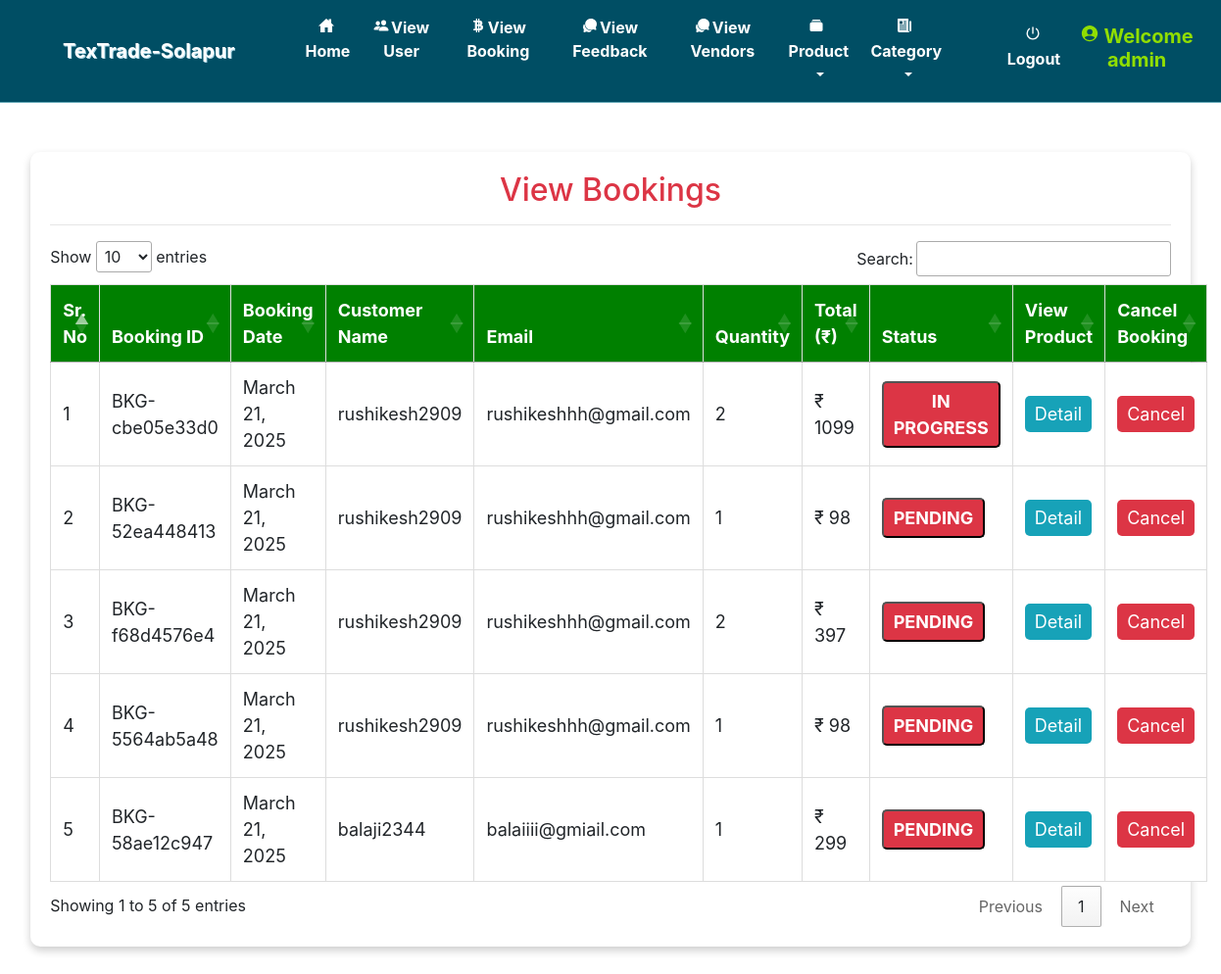
The page /admin_viewBooking (signed in) on the database as committed earlier.
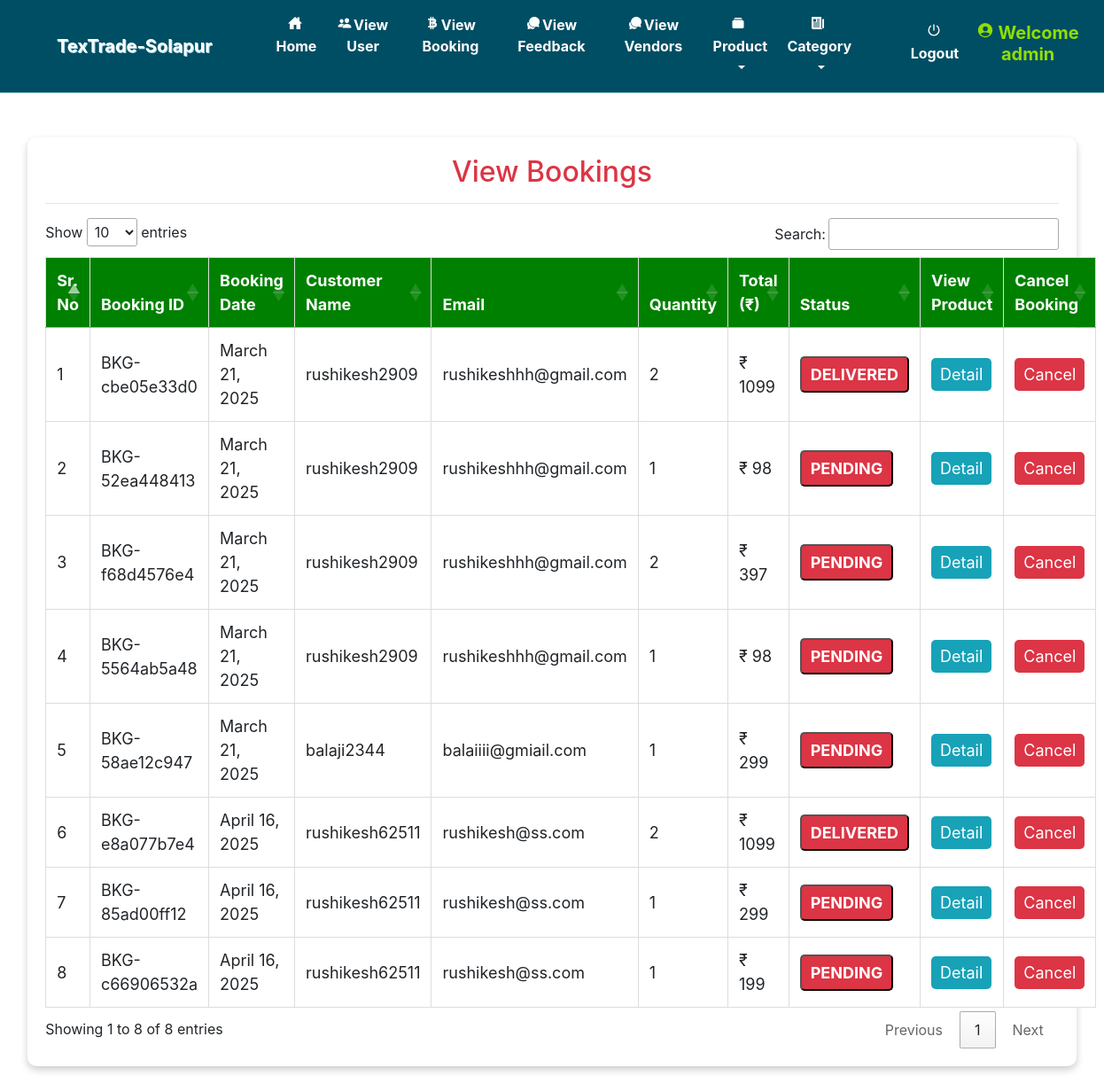
The same page on the database as committed later.
### grocery/models.py (models this page shows, shortened)
class Booking(models.Model):
    status = models.ForeignKey(Status, on_delete=models.CASCADE, null=True)
    profile = models.ForeignKey(Profile, on_delete=models.CASCADE, null=True)
    booking_id = models.CharField(max_length=200, unique=True, blank=True)
    quantity = models.IntegerField(null=True)
    book_date = models.CharField(max_length=30, null=True)
    total = models.IntegerField(null=True)
    payment = models.ForeignKey(Payment, on_delete=models.SET_NULL, null=True, blank=True)
    products = models.ManyToManyField(Product)  # ✅ Store ordered products

class Profile(models.Model):
    id = models.AutoField(primary_key=True)
    user = models.OneToOneField(User, on_delete=models.CASCADE, null=True)
    dob = models.DateField(null=True)
    city = models.CharField(max_length=30, null=True)
    address = models.CharField(max_length=50, null=True)
    contact = models.CharField(max_length=10, null=True)
    image = models.FileField(upload_to='images/', null=True)
    role = models.CharField(
        max_length=20,
        choices=[('user', 'User'), ('vendor', 'Vendor'), ('admin', 'Admin')],
        default='user'  # Default role is 'user'
    )

class Status(models.Model):
    name = models.CharField(max_length=20, null=True)

### grocery/views.py (the view)
# urls.py: path('admin_viewBooking', Admin_View_Booking, name='admin_viewBooking'),
def Admin_View_Booking(request):
    if not request.user.is_authenticated:
        return redirect('login_admin')
    book = Booking.objects.all()
    d = {'book': book}
    return render(request, 'admin_viewBokking.html', d)

### grocery/templates/admin_viewBokking.html (shortened to what this page needs)
{% extends 'navigation.html' %}
{% block body %}
{% load static %}
<div class="container table-container">
  <center><h2 class="text-danger">View Bookings</h2></center>
  <hr>
  <table class="table table-bordered" id="myTable">
    <thead>
      <tr>
        <th>Sr. No</th>
        <th>Booking ID</th>
        <th>Booking Date</th>
        <th>Customer Name</th>
        <th>Email</th>
        <th>Quantity</th>
        <th>Total (₹)</th>
        <th>Status</th>
        <th>View Product</th>
        <th>Cancel Booking</th>
      </tr>
    </thead>
    <tbody>
      {% for i in book %}
      <tr>
        <td>{{ forloop.counter }}</td>
        <td>{{ i.booking_id }}</td>
        <td>{{ i.book_date }}</td>
        <td>{{ i.profile.user.username }}</td>
        <td>{{ i.profile.user.email }}</td>
        <td>{{ i.quantity }}</td>
        <td>₹ {{ i.total }}</td>
        <td>
          <a href="{% url 'Edit_status' i.booking_id i.id %}">
            <button class="btn-status
              {% if i.status.name == 'Pending' %} status-pending
              {% elif i.status.name == 'Completed' %} status-completed
              {% else %} status-cancelled {% endif %}">
              {{ i.status.name }}
            </button>
          </a>
        </td>
        <td>
          <a href="{% url 'admin_booking_detail' i.booking_id i.id i.profile.user.id %}">
            <button class="btn-action btn-view">Detail</button>
          </a>
        </td>
        <td>
          <a href="{% url 'delete_admin_booking' i.booking_id i.id %}"
             onclick="return confirm('Are you sure you want to cancel this booking?')">
            <button class="btn-action btn-cancel">Cancel</button>
          </a>
        </td>
      </tr>
      {% endfor %}
    </tbody>
  </table>
</div>
{% endblock %}

### grocery/templates/navigation.html (shortened to what this page needs)
<!DOCTYPE html>
<html lang="en">
<head>
    {% load static %}
     <link rel="stylesheet" href="https://maxcdn.bootstrapcdn.com/bootstrap/4.0.0/css/bootstrap.min.css">
  <link rel = stylesheet href = "//cdn.datatables.net/1.10.19/css/jquery.dataTables.min.css">
<link rel="stylesheet" href="https://cdnjs.cloudflare.com/ajax/libs/font-awesome/4.7.0/css/font-awesome.min.css">
</head>
<body style="background-color:white">
  <nav class="navbar navbar-expand-sm" style = "background-color : #004E64 ; border-bottom:1px solid #67A9B8">
  <a class="navbar-brand pl-5" href="#" style="color:white ; font-weight : bold" >TexTrade-Solapur</a>
<div class="collapse navbar-collapse" id="collapsibleNavbar">
  <ul class="navbar-nav pl-5 text-center">
    {% if request.user.is_superuser %}
    <li class="nav-item">
      <a class="nav-link" href="{% url 'admin_home' %}" style="color:white"><ion-icon style="margin-right:2px" name="home-sharp"></ion-icon>Home</a>
    </li>
    <li class="nav-item">
      <a class="nav-link" href="{% url 'view_user' %}" style="color:white"><ion-icon style="margin-right:2px" name="people"></ion-icon>View User</a>
    </li>
      <li class="nav-item">
      <a class="nav-link" href="{% url 'admin_viewBooking' %}" style="color:white"><ion-icon style="margin-right:2px" name="logo-bitcoin"></ion-icon>View Booking</a>
    </li>
<li class="nav-item">
      <a class="nav-link" href="{% url 'view_feedback' %}" style="color:white"><ion-icon style="margin-right:2px" name="chatbubbles"></ion-icon>View Feedback</a>
    </li>
      <li class="nav-item">
      <a class="nav-link" href="{% url 'view_vendors' %}" style="color:white"><ion-icon style="margin-right:2px" name="chatbubbles"></ion-icon>View Vendors</a>
      </li>
    <li class="nav-item dropdown">
    <a class="nav-link dropdown-toggle" data-toggle="dropdown" href="#" role="button" aria-haspopup="true" aria-expanded="false" style="color:white"><ion-icon style="margin-right:4px" name="albums"></ion-icon>Product</a>
  </li>
    <li class="nav-item dropdown">
    <a class="nav-link dropdown-toggle" data-toggle="dropdown" href="#" role="button" aria-haspopup="true" aria-expanded="false" style="color:white"><ion-icon style="margin-right:4px" name="newspaper-sharp"></ion-icon>Category</a>
  </li>
    {% endif %}
<div class="collapse navbar-collapse" id="collapsibleNavbar">
  <ul class="navbar-nav pl-5 text-center">
    {% if request.user.is_authenticated %}
    <a class="nav-link" href="{% url 'logout' %}" style="color:white"><ion-icon style="margin-right:2px" name="power-sharp"></ion-icon>Logout</a>
    {% if not request.user.is_staff %}
    <li class="nav-item">
      <a href="{% url 'profile' %}"><h5 class="nav-link" style="color:red"><ion-icon style="margin-right:4px;color:#FF0000" name="person-circle-sharp"></ion-icon>Welcome {{request.user.username}}</h5>
      </a></li>
    {% else %}
    <li class="nav-item">
      <h5  class="nav-link" style="color:#91DE00"><ion-icon style="margin-right:4px;color:#91DE00" name="person-circle-sharp"></ion-icon>Welcome {{request.user.username}}</h5>
    </li>
    {% endif %}
    {% endif %}
    </ul>
</div>
</nav>
{% block body %}
{% endblock %}
</body></html>

### grocery/templates/navigation.html (style rules this page uses)
* { box-sizing: border-box; }
#myTable { border-collapse: collapse; width: 100%; border: 1px solid #ddd; font-size: 18px; }
#myTable th { text-align: left; padding: 12px; background-color: green; color: white; }
#myTable td { text-align: left; padding: 12px; background-color: white; }
#myTable tr { border-bottom: 1px solid #ddd; }
.nav-link { font-weight:bold; }
.navbar-brand { text-shadow: 1px 1px lightblue; }

### grocery/templates/admin_viewBokking.html (style rules this page uses)
.table-container { margin: 4% auto; max-width: 95%; background: #ffffff; padding: 20px; border-radius: 10px; box-shadow: 0 4px 8px rgba(0, 0, 0, 0.2); }
.table { width: 100%; text-align: center; }
.table thead { background: #007bff; color: white; }
.table th, .table td { padding: 12px; vertical-align: middle; border: 1px solid #ddd; }
.btn-status { padding: 5px 10px; border-radius: 5px; text-transform: uppercase; font-weight: bold; }
.status-cancelled { background: #dc3545; color: white; }
.btn-action { padding: 5px 10px; border-radius: 5px; color: white; border: none; transition: 0.3s; }
.btn-view { background: #17a2b8; }
.btn-cancel { background: #dc3545; }

Rows that differ between the two databases and show on the page:
changed Booking "BKG-cbe05e33d0": status.name "IN PROGRESS" → "DELIVERED"
added Booking: booking_id "BKG-e8a077b7e4", book_date "April 16, 2025", profile.user.username "rushikesh62511", profile.user.email "rushikesh@ss.com", quantity "2", total "1099", status.name "DELIVERED"
added Booking: booking_id "BKG-85ad00ff12", book_date "April 16, 2025", profile.user.username "rushikesh62511", profile.user.email "rushikesh@ss.com", quantity "1", total "299", status.name "PENDING"
added Booking: booking_id "BKG-c66906532a", book_date "April 16, 2025", profile.user.username "rushikesh62511", profile.user.email "rushikesh@ss.com", quantity "1", total "199", status.name "PENDING"
Other text that changed with them:
text written by a page script: "Show entries Search: Showing 1 to 5 of 5 entries Previous 1 Next" → "Show entries Search: Showing 1 to 8 of 8 entries Previous 1 Next"
